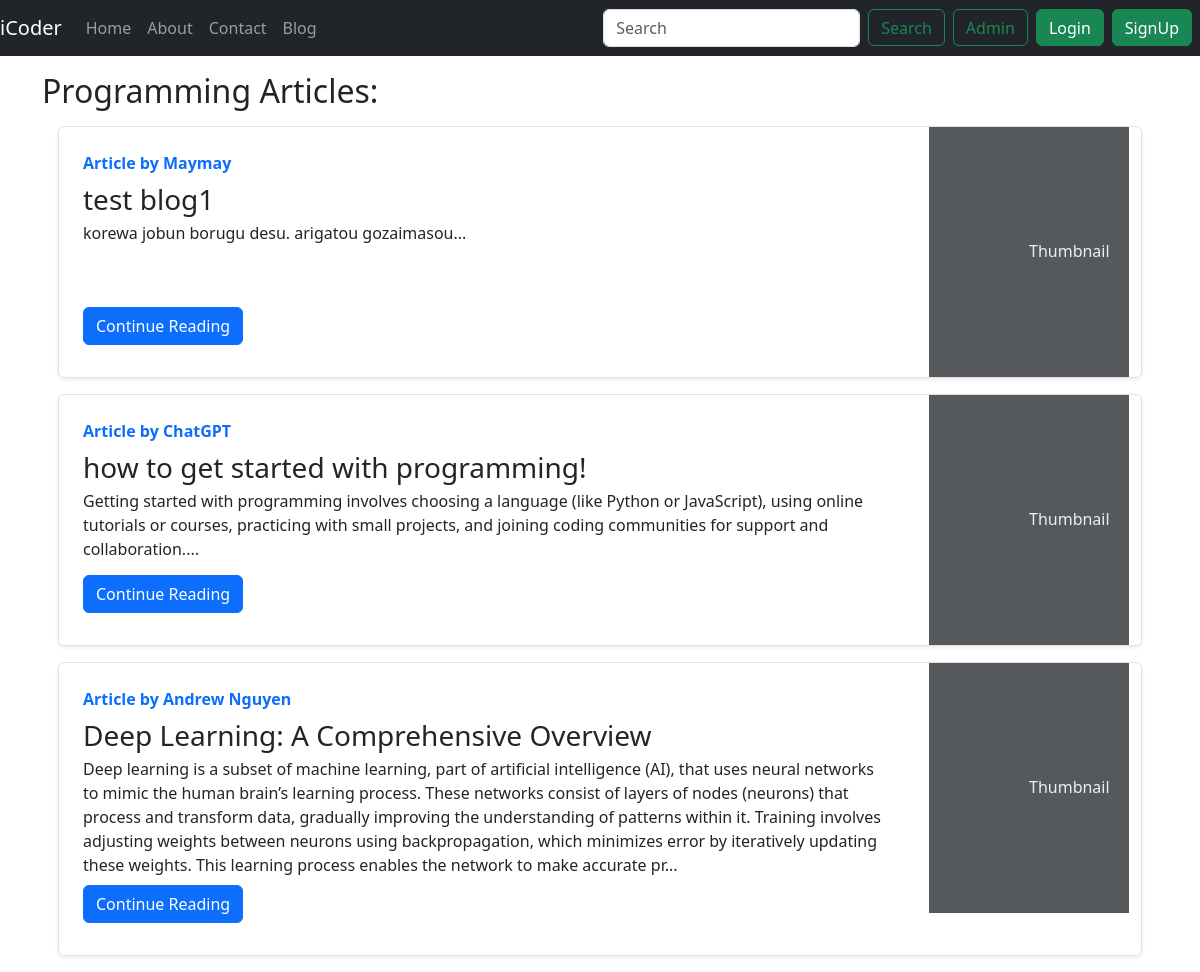
Screenshot of /blog/ with the database file from the repository.
### blog/models.py (models this page shows, shortened)
class Post(models.Model):
    sno = models.AutoField(primary_key=True)            #this will uniquely identify this attribute and increment it automatically
    title = models.CharField(max_length=50)
    content = models.CharField(max_length=10000)
    author = models.CharField(max_length=100)
    slug = models.CharField(max_length = 130)
    timestamp = models.DateTimeField(blank = True)

### blog/views.py (the view)
# urls.py: path('', views.blogHome, name = 'blogHome'),
def blogHome(request):
    allPosts = Post.objects.all()       #fetches the every blog snos with their content in the form of a query set obj
    context = {
        'allPosts' : allPosts           #html var : py var
    }
    return render(request, 'blog/blogHome.html', context)

### templates/blog/blogHome.html (shortened to what this page needs)
{% extends 'base.html' %}
{% block blogactive %} active {% endblock blogactive %}
{% block body %}
<div class="container my-3">
    <h2>Programming Articles:</h2>
    {% for post in allPosts %}
    <div class="row no-gutters border rounded overflow-hidden flex-md-row m-3 shadow-sm h-md-250 position-relative">
        <div class="col p-4 d-flex flex-column position-static">
            <strong class="d-inline-block mb-2 text-primary">Article by {{post.author}}</strong>
            <h3 class="mb-0"> {{post.title}} </h3>
            <p class="card-text mb-auto">{{post.content| truncatechars:500}}...</p>
            <div class = "my-2">
                <a href = "/blog/{{post.slug}}" role = "button" class = "btn btn-primary">Continue Reading</a>
            </div>
        </div>
        <div class="col-auto d-none d-lg-block">
            <svg class="bd-placeholder-img" width="200" height="250" xmlns="http://www.w3.org/2000/svg"
                preserveAspectRatio="xMidYMid slice" focusable="false" role="img"
                aria-label="Placeholder: Thumbnail">
                <text x="50%" y="50%" fill="#eceeef" dy=".3em">Thumbnail</text>
            </svg>
        </div>
    </div>
    {% endfor %}
</div>
{% endblock body %}

### templates/base.html (shortened to what this page needs)
<!doctype html>
<html lang="en">
<head>
  <link href="https://cdn.jsdelivr.net/npm/bootstrap@5.3.3/dist/css/bootstrap.min.css" rel="stylesheet"
>
</head>
<body>
  <nav class="navbar navbar-expand-lg navbar-dark bg-dark">
    <a class="navbar-brand" href="/">iCoder</a>
    <div class="collapse navbar-collapse" id="navbarContent">
      <ul class="navbar-nav me-auto">
        <li class="nav-item {% block homeactive %}  {% endblock homeactive %}">
          <a class="nav-link" href="/">Home</a>
        </li>
        <li class="nav-item {% block aboutactive %}  {% endblock aboutactive %}">
          <a class="nav-link" href="/about">About</a>
        </li>
        <li class="nav-item {% block contactactive %}  {% endblock contactactive %}">
          <a class="nav-link" href="/contact">Contact</a>
        </li>
        <li class="nav-item {% block blogactive %}  {% endblock blogactive %}">
          <a class="nav-link" href="/blog">Blog</a>
        </li>
      </ul>
      <div class="d-flex">
        <form method="get" action="/search" class="d-flex">
          <input class="form-control me-2" type="search" placeholder="Search" aria-label="Search" name="query"
            id="query">
          <button class="btn btn-outline-success me-2" type="submit"
            style="height: calc(1.5em + 0.75rem + 1px);">Search</button>
          <a href="/admin" role="button" target="_blank" class="btn btn-outline-success me-2"
            style="height: calc(1.5em + 0.75rem + 1px);">Admin</a>
        </form>
        {% if user.is_authenticated %}
        <ul class="navbar-nav">
          <li class="nav-item dropdown">
            <a class="nav-link dropdown-toggle" href="#" role="button" data-bs-toggle="dropdown" aria-expanded="false">
              Welcome {{request.user}}
            </a>
            <ul class="dropdown-menu" aria-labelledby="navbarDropdown">
              <li>
                <form method="POST" action="/logout/">
                  {% csrf_token %}
                  <button type="submit" class="dropdown-item">Logout</button>
                </form>
                <li>
                  <form method = "PATCH" action = '/update/'>    {% csrf_token %}
                      <button type = "submit" class = 'dropdown-item'>Update records</button>
                  </form>
                </li>
              </li>
            </ul>
          </li>
        </ul>
        {% else %}
        <button type="button" class="btn btn-success me-2" data-bs-toggle="modal" data-bs-target="#loginModal"
          style="height: calc(1.5em + 0.75rem + 1px);">
          Login
        </button>
        <button type="button" class="btn btn-success me-2" data-bs-toggle="modal" data-bs-target="#signupModal"
          style="height: calc(1.5em + 0.75rem + 1px);">
          SignUp
        </button>
        {% endif %}
      </div>
    </div>
  </nav>
  {% block body %}
  {% endblock body %}
</body>
</html>

### rows the page displays
Post: author "Maymay", title "test blog1", content "korewa jobun borugu desu. arigatou gozaimasou"
Post: author "ChatGPT", title "how to get started with programming!", content "Getting started with programming involves choosing a language (like Python or JavaScript), using online tutorials or courses, practicing with small projects, and joining coding communities for support and collaboration."
Post: author "Andrew Nguyen", title "Deep Learning: A Comprehensive Overview", content "Deep learning is a subset of machine learning, part of artificial intelligence (AI), that uses neural networks to mimic the human brain’s learning process. These networks consist of layers of nodes (neurons) that process and transform data, gradually improving the understanding of patterns within it. Training involves adjusting weights between neurons using backpropagation, which minimizes error by iteratively updating these weights. This learning process enables the network to make accurate pr"
